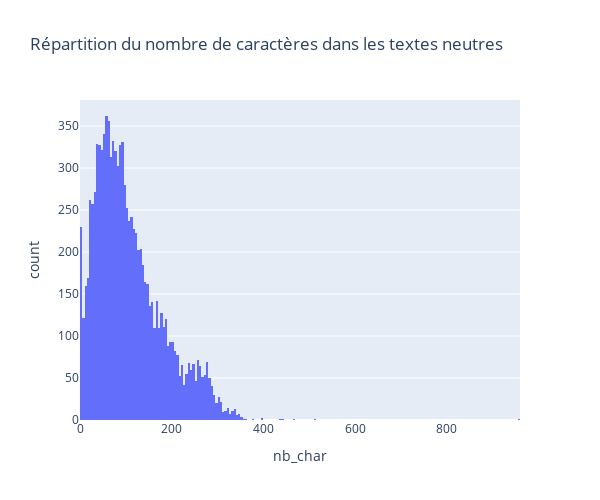

The cell this chart's notebook holds for it:
### Code cell
fig_hist_neu = px.histogram(neutral_df, x="nb_char", title="Répartition du nombre de caractères dans les textes neutres")
fig_hist_neu.update_layout(width=600, height=500)

### Figure 1 — Plotly figure (JSON) as saved in the notebook; plotly's stock layout.template omitted (floating-point values rounded to 4 significant figures; data arrays with more than 128 entries replaced by an {"elided": "..."} marker saying what was removed)
{"data": [{"alignmentgroup": "True", "bingroup": "x", "hovertemplate": "nb_char=%{x}<br>count=%{y}<extra></extra>", "legendgroup": "", "marker": {"color": "#636efa", "pattern": {"shape": ""}}, "name": "", "offsetgroup": "", "orientation": "v", "showlegend": false, "type": "histogram", "x": {"elided": "10284 int values"}, "xaxis": "x", "yaxis": "y"}], "layout": {"barmode": "relative", "height": 500, "legend": {"tracegroupgap": 0}, "title": {"text": "Répartition du nombre de caractères dans les textes neutres"}, "width": 600, "xaxis": {"anchor": "y", "domain": [0, 1], "title": {"text": "nb_char"}}, "yaxis": {"anchor": "x", "domain": [0, 1], "title": {"text": "count"}}}}
